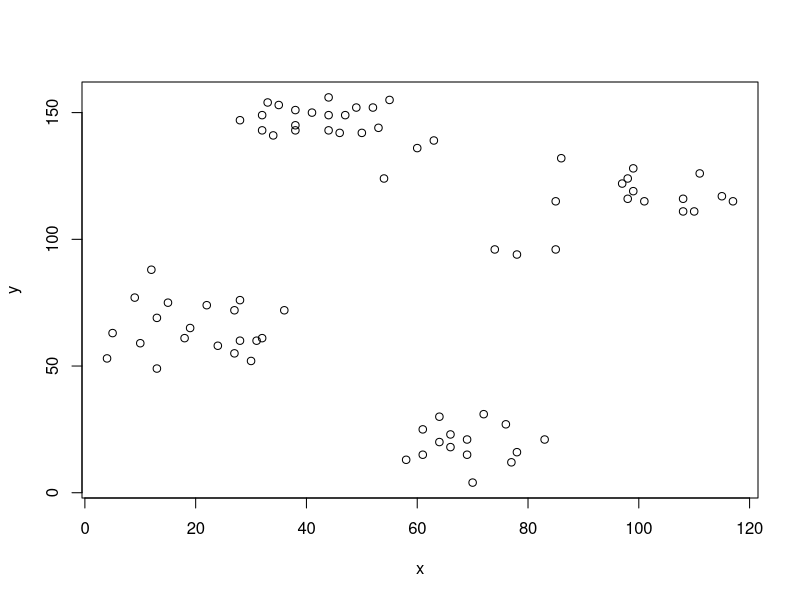
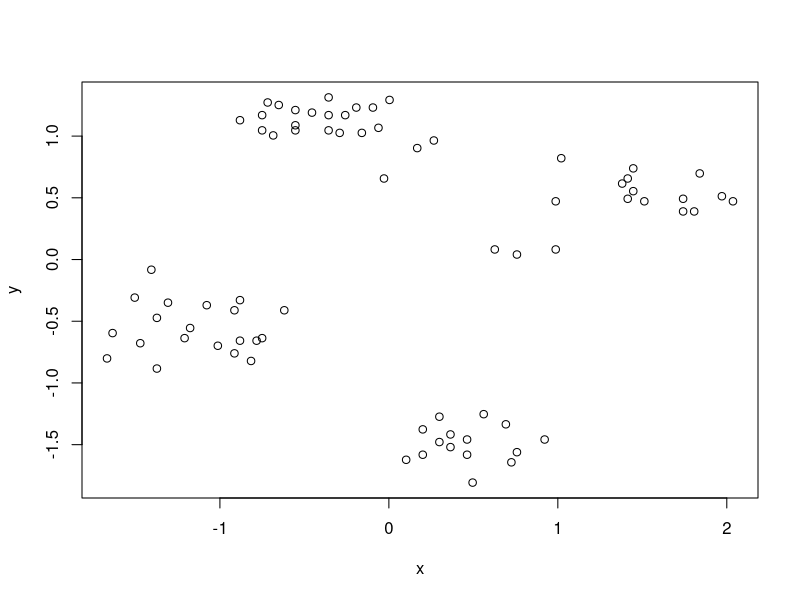
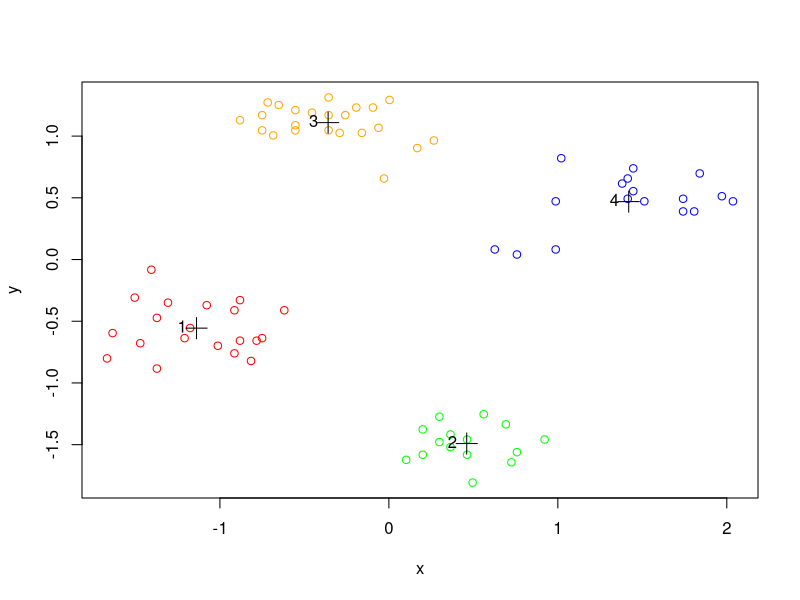

The R source for these figures, in order:
data(ruspini, package="cluster")
#' Shuffle rows
ruspini <- ruspini[sample(1:nrow(ruspini)),]
plot(ruspini)

#Scale each column in the data to zero mean and unit standard deviation (z-scores).
ruspini_scaled <- scale(ruspini)
plot(ruspini_scaled)

#The K-means algorithm is used on the data below. k is set to four because it seems like there are four clusters when looking at the scatter plot for the previous data.
ruspiniKM = kmeans(ruspini_scaled, centers=4, nstart=10)
colors = c("red", "green", "orange", "blue","black")
#plot(ruspini[,1:2], pch = 19, col = colors[ruspiniKM$cluster])


plot(ruspini_scaled, col= colors[ruspiniKM$cluster])
points(ruspiniKM$centers, pch=3, cex=2) # this adds the centroids
text(ruspiniKM$centers, labels=1:4, pos=2) # this adds the cluster ID

ruspiniKM